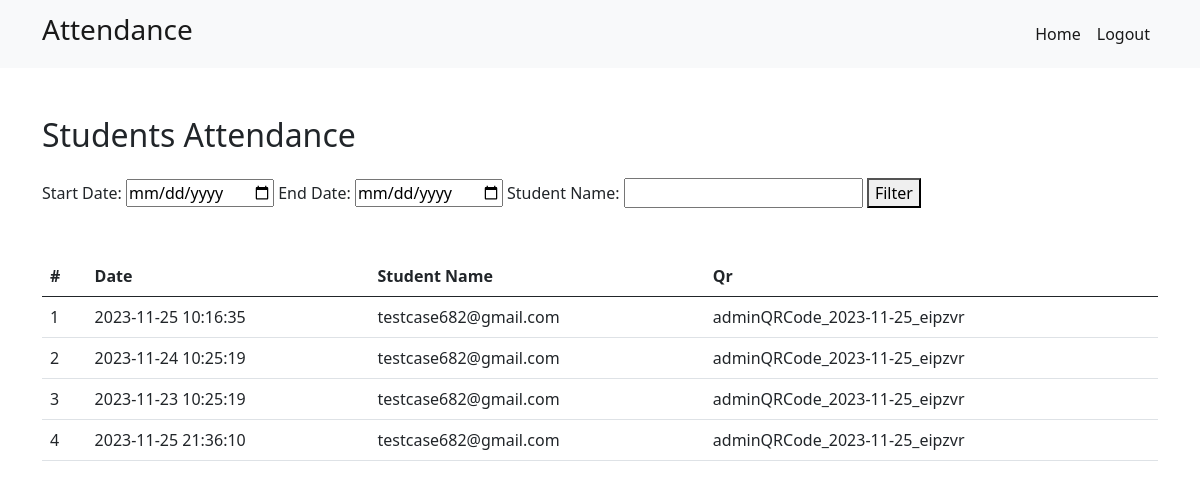
Page /pages/adminAttendance.php (signed in) on the committed database.
### tables this page shows
CREATE TABLE `attendance` (
  `id` int(11) NOT NULL,
  `student_id` int(11) DEFAULT NULL,
  `timestamp` timestamp NOT NULL DEFAULT current_timestamp(),
  `qr_code_data` varchar(255) DEFAULT NULL
);

CREATE TABLE `students` (
  `sid` int(255) NOT NULL,
  `name` varchar(255) NOT NULL,
  `email` varchar(255) NOT NULL,
  `mobile_number` varchar(10) NOT NULL,
  `roll_no` varchar(255) NOT NULL,
  `password` varchar(255) NOT NULL,
  `reset_token` varchar(255) NOT NULL,
  `reset_token_expiry` varchar(255) NOT NULL
);

### pages/adminAttendance.php (the view, shortened to what this page needs)
<?php
include '../config/connection.php';
if (isset($_SESSION['admin_username'])) {
    $startDate = isset($_GET['start_date']) ? $_GET['start_date'] : '';
    $endDate = isset($_GET['end_date']) ? $_GET['end_date'] : '';
    $studentName = isset($_GET['student_name']) ? $_GET['student_name'] : '';
    $whereClause = " WHERE 1=1";
    $selectQuery = "SELECT attendance.*, students.name as student_name FROM attendance
    JOIN students ON attendance.student_id = students.sid" . $whereClause;
    $query = mysqli_query($conn, $selectQuery);
?>
<!DOCTYPE html>
<html lang="en">
<head>
    <link href="https://cdn.jsdelivr.net/npm/bootstrap@5.0.2/dist/css/bootstrap.min.css" rel="stylesheet">
</head>
<body>
    <?php include('navbar.php'); ?>
    <div class="container mt-5">
        <h2 class="mb-4">Students Attendance</h2>
        <form action="" method="get">
            <label for="start_date">Start Date:</label>
            <input type="date" name="start_date" id="start_date" value="<?php echo $startDate; ?>">
            <label for="end_date">End Date:</label>
            <input type="date" name="end_date" id="end_date" value="<?php echo $endDate; ?>">
            <label for="student_name">Student Name:</label>
            <input type="text" name="student_name" id="student_name" value="<?php echo $studentName; ?>">
            <button type="submit">Filter</button>
        </form>
        <table class="table mt-5">
            <thead>
                <tr>
                <th scope="col">#</th>
                <th scope="col">Date</th>
                <th scope="col">Student Name</th>
                <th scope="col">Qr</th>
                </tr>
            </thead>
            <tbody>
                <?php
                    $count = 1;
                    while ($result = mysqli_fetch_assoc($query)) {
                        echo '<tr>';
                        echo '<td>' . $count++ . '</td>';
                        echo '<td>' . $result['timestamp'] . '</td>';
                        echo '<td>' . $result['student_name'] . '</td>';
                        echo '<td>' . $result['qr_code_data'] . '</td>';
                        echo '</tr>';
                    }
                ?>
            </tbody>
        </table>
    </div>
</body>
</html>
<?php
} else {
    header('location: ../index.html');
    exit();
}
?>

### pages/navbar.php (shortened to what this page needs)
<nav class="navbar navbar-expand-lg navbar-light bg-light">
  <div class="container">
    <a class="navbar-brand" href="home.php"><h3>Attendance</h3></a>
    <div class="collapse navbar-collapse" id="navbarSupportedContent">
      <ul class="navbar-nav ms-auto mb-2 mb-lg-0">
        <li class="nav-item">
          <a class="nav-link active" aria-current="page" href="home.php">Home</a>
        </li>
        <li class="nav-item">
          <a class="nav-link active" aria-current="page" href="logout.php">Logout</a>
        </li>
      </ul>
    </div>
  </div>
</nav>

### rows in the picture
attendance: timestamp "2023-11-25 10:16:35", student.name "testcase682@gmail.com", qr_code_data "adminQRCode_2023-11-25_eipzvr"
attendance: timestamp "2023-11-24 10:25:19", student.name "testcase682@gmail.com", qr_code_data "adminQRCode_2023-11-25_eipzvr"
attendance: timestamp "2023-11-23 10:25:19", student.name "testcase682@gmail.com", qr_code_data "adminQRCode_2023-11-25_eipzvr"
attendance: timestamp "2023-11-25 21:36:10", student.name "testcase682@gmail.com", qr_code_data "adminQRCode_2023-11-25_eipzvr"
